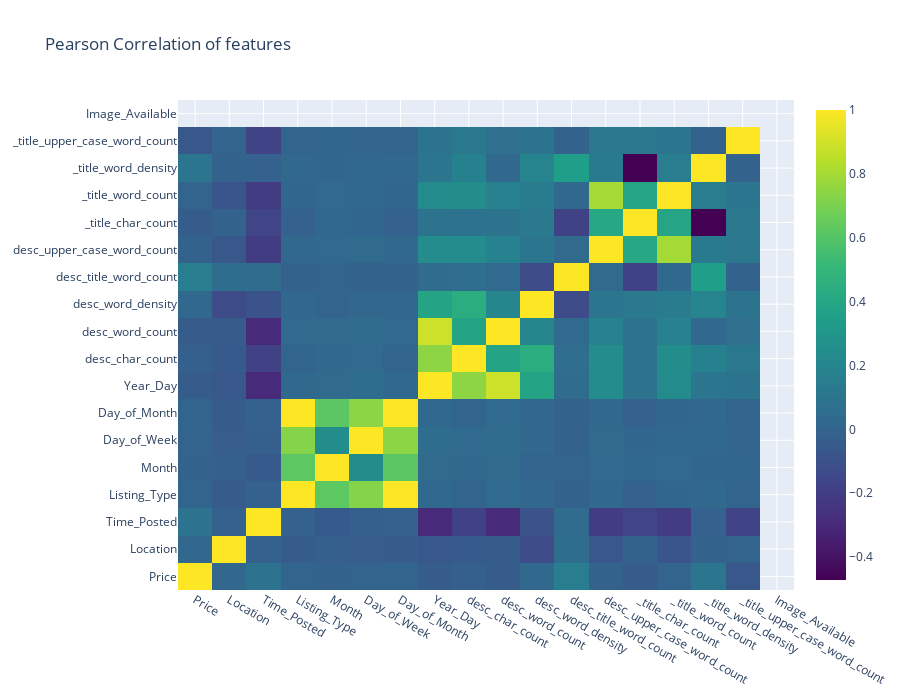

The cell this chart's notebook holds for it:
### Code cell
df = [
    go.Heatmap(
        z= data_df.corr().values,
        x=data_df.columns.values,
        y=data_df.columns.values,
        colorscale='Viridis',
        reversescale = False,
        opacity = 1.0 )
]

layout = go.Layout(
    title='Pearson Correlation of features',
    xaxis = dict(ticks='', nticks=36),
    yaxis = dict(ticks='' ),
    width = 900, height = 700)

fig = go.Figure(data=df, layout=layout)
py.iplot(fig, filename='labelled-heatmap')

### Figure 1 — Plotly figure (JSON) as saved in the notebook; plotly's stock layout.template omitted (floating-point values rounded to 4 significant figures; data arrays with more than 128 entries replaced by an {"elided": "..."} marker saying what was removed)
{"data": [{"colorscale": [[0, "#440154"], [0.1111, "#482878"], [0.2222, "#3e4989"], [0.3333, "#31688e"], [0.4444, "#26828e"], [0.5556, "#1f9e89"], [0.6667, "#35b779"], [0.7778, "#6ece58"], [0.8889, "#b5de2b"], [1, "#fde725"]], "opacity": 1, "reversescale": false, "type": "heatmap", "x": ["Price", "Location", "Time_Posted", "Listing_Type", "Month", "Day_of_Week", "Day_of_Month", "Year_Day", "desc_char_count", "desc_word_count", "desc_word_density", "desc_title_word_count", "desc_upper_case_word_count", "_title_char_count", "_title_word_count", "_title_word_density", "_title_upper_case_word_count", "Image_Available"], "y": ["Price", "Location", "Time_Posted", "Listing_Type", "Month", "Day_of_Week", "Day_of_Month", "Year_Day", "desc_char_count", "desc_word_count", "desc_word_density", "desc_title_word_count", "desc_upper_case_word_count", "_title_char_count", "_title_word_count", "_title_word_density", "_title_upper_case_word_count", "Image_Available"], "z": {"elided": "17x17 float values"}}], "layout": {"height": 700, "title": {"text": "Pearson Correlation of features"}, "width": 900, "xaxis": {"nticks": 36, "ticks": ""}, "yaxis": {"ticks": ""}}}
